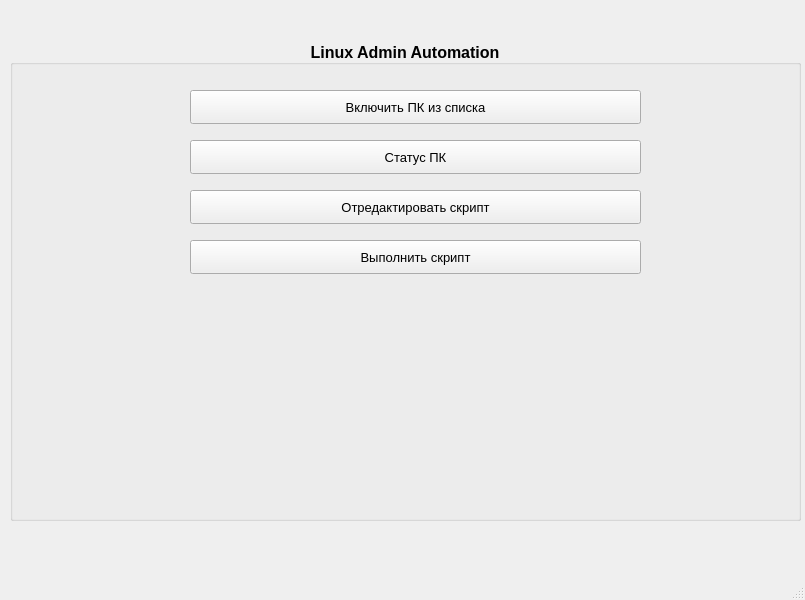
<?xml version="1.0" encoding="UTF-8"?>
<ui version="4.0">
 <class>MainWindow</class>
 <widget class="QMainWindow" name="MainWindow">
  <property name="geometry">
   <rect>
    <x>0</x>
    <y>0</y>
    <width>805</width>
    <height>600</height>
   </rect>
  </property>
  <property name="windowTitle">
   <string>MainWindow</string>
  </property>
  <widget class="QWidget" name="centralwidget">
   <widget class="QGroupBox" name="groupBox">
    <property name="geometry">
     <rect>
      <x>10</x>
      <y>40</y>
      <width>791</width>
      <height>481</height>
     </rect>
    </property>
    <property name="sizePolicy">
     <sizepolicy hsizetype="Preferred" vsizetype="Preferred">
      <horstretch>0</horstretch>
      <verstretch>0</verstretch>
     </sizepolicy>
    </property>
    <property name="font">
     <font>
      <pointsize>12</pointsize>
      <weight>75</weight>
      <bold>true</bold>
      <strikeout>false</strikeout>
      <kerning>true</kerning>
     </font>
    </property>
    <property name="layoutDirection">
     <enum>Qt::LeftToRight</enum>
    </property>
    <property name="title">
     <string>Linux Admin Automation</string>
    </property>
    <property name="alignment">
     <set>Qt::AlignBottom|Qt::AlignHCenter</set>
    </property>
    <widget class="QPushButton" name="pushButton">
     <property name="geometry">
      <rect>
       <x>180</x>
       <y>50</y>
       <width>451</width>
       <height>34</height>
      </rect>
     </property>
     <property name="font">
      <font>
       <pointsize>10</pointsize>
       <weight>50</weight>
       <bold>false</bold>
      </font>
     </property>
     <property name="text">
      <string>Включить ПК из списка</string>
     </property>
    </widget>
    <widget class="QPushButton" name="pushButton_2">
     <property name="geometry">
      <rect>
       <x>180</x>
       <y>100</y>
       <width>451</width>
       <height>34</height>
      </rect>
     </property>
     <property name="font">
      <font>
       <pointsize>10</pointsize>
       <weight>50</weight>
       <bold>false</bold>
      </font>
     </property>
     <property name="text">
      <string>Статус ПК</string>
     </property>
    </widget>
    <widget class="QPushButton" name="pushButton_3">
     <property name="geometry">
      <rect>
       <x>180</x>
       <y>150</y>
       <width>451</width>
       <height>34</height>
      </rect>
     </property>
     <property name="font">
      <font>
       <pointsize>10</pointsize>
       <weight>50</weight>
       <bold>false</bold>
      </font>
     </property>
     <property name="text">
      <string>Отредактировать скрипт</string>
     </property>
    </widget>
    <widget class="QPushButton" name="pushButton_4">
     <property name="geometry">
      <rect>
       <x>180</x>
       <y>200</y>
       <width>451</width>
       <height>34</height>
      </rect>
     </property>
     <property name="font">
      <font>
       <pointsize>10</pointsize>
       <weight>50</weight>
       <bold>false</bold>
      </font>
     </property>
     <property name="text">
      <string>Выполнить скрипт</string>
     </property>
    </widget>
   </widget>
  </widget>
  <widget class="QMenuBar" name="menubar">
   <property name="geometry">
    <rect>
     <x>0</x>
     <y>0</y>
     <width>805</width>
     <height>30</height>
    </rect>
   </property>
  </widget>
  <widget class="QStatusBar" name="statusbar"/>
 </widget>
 <resources/>
 <connections/>
</ui>
